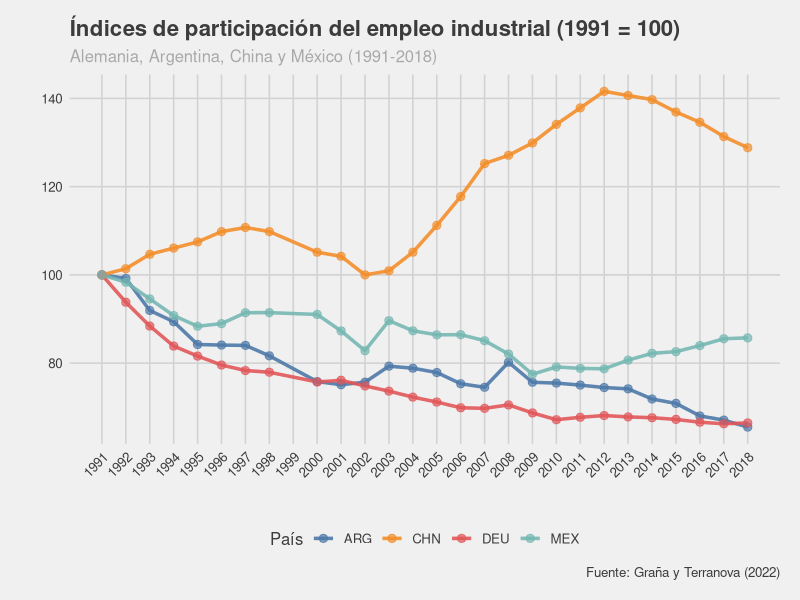

R code for this plot:
library(tidyverse)
library(ggthemes)

options(scipen = 999)

base <- read_csv("empleo_industrial.csv")

base <- base %>% 
  select(Anio, País, Regiones.economicas, Ocup_TOTAL_ECONOMIA, Ocup_INDUSTRIA) %>% 
  
  filter(Anio >= 1991,
         Anio <= 2018,
         Anio != 1999    # faltan datos de china para el 99'
  ) %>% 

  mutate(pp_empleo_industrial = Ocup_INDUSTRIA / Ocup_TOTAL_ECONOMIA)

datos_filtrados <- base %>%
  filter(País %in% c("DEU", "ARG", "CHN", "MEX")) %>%
  
  arrange(País, Anio) # Se ordena para que no haya problemas con lineas que van y vienen

base_1991 <- datos_filtrados %>% 
  group_by(País) %>% 
  mutate(base1991 = pp_empleo_industrial[Anio==1991],
         indice = (pp_empleo_industrial / base1991) * 100 ) %>% 
  ungroup()

base_1991  %>% 
  ggplot(aes(x = Anio, y = indice, color = País, group = País)) +
  
  geom_line(linewidth = 1.2, alpha = 0.9) +

  geom_point(size = 2.5, alpha = 0.7) +
  
  scale_x_continuous(breaks = seq(from = 1991, to = 2018, by = 1)) +

  labs(
    title = "Índices de participación del empleo industrial (1991 = 100)",
    subtitle = "Alemania, Argentina, China y México (1991-2018)",
    x = "",
    y = "",
    caption = "Fuente: Graña y Terranova (2022)"
  ) +
  
  theme_fivethirtyeight() +
  
  scale_color_tableau() +
  
  theme(
    legend.position = "bottom",
    plot.title = element_text(face = "bold", size = 16),
    plot.subtitle = element_text(size = 12, color = "darkgrey"),
    axis.title = element_text(face = "bold"),
    panel.grid.minor = element_blank(),
    axis.text.x = element_text(angle = 45, hjust = 1)
  )
